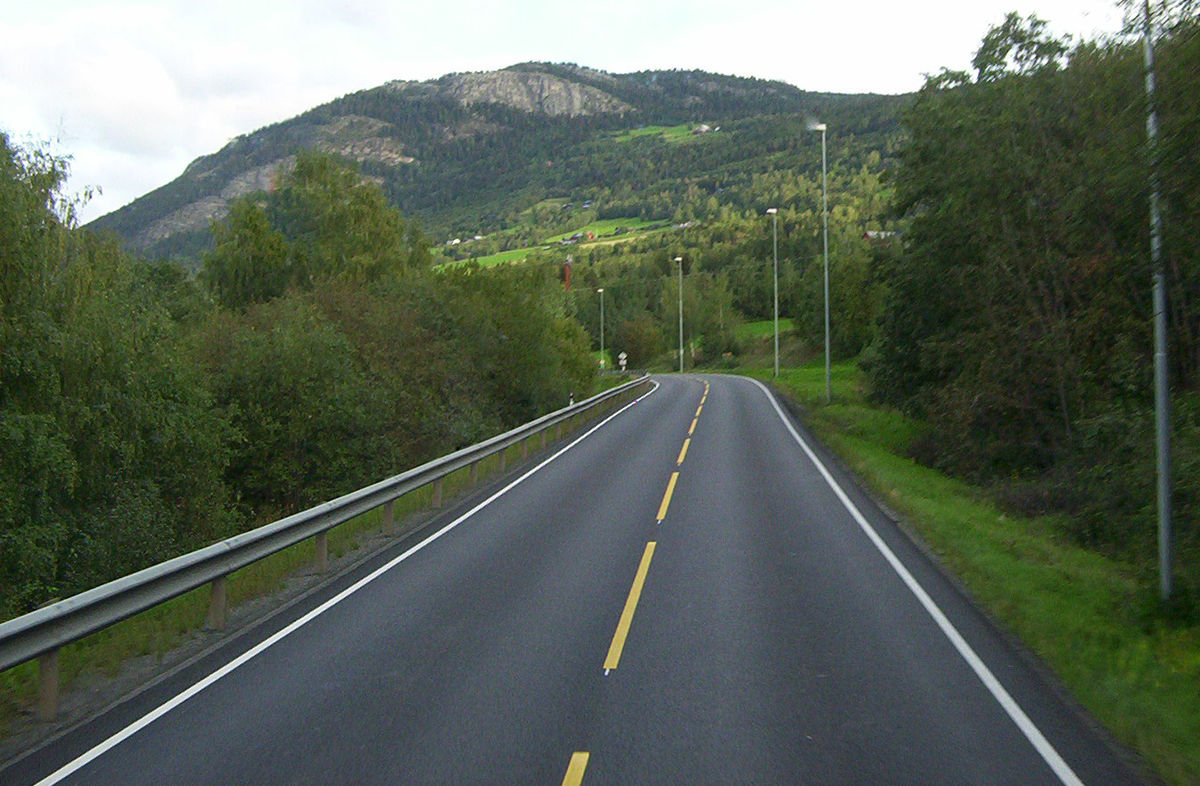
#> input picture Lane-Detection-for-ADAS-main/road.jpg, 1200 x 786 px
$ jupyter execute 'Lane_Detection_Project Part 2.ipynb'   (text cells are left out)
#> lines starting #> are read from the running program, lines starting #| are printed output that depends on the picture; after the words box and inside, x2 and y2 are one past the last pixel; in counts of white or black regions, pixels touching at a corner belong together; pictures that were not available may be replaced by others from this repository, and a replacement may not be noted
[cell 1]
import cv2

[cell 2]
import matplotlib.pyplot as plt

[cell 3]
import numpy as np

[cell 4]
def CannyEdge(image):
    gray = cv2.cvtColor(image, cv2.COLOR_RGB2GRAY)
    blur = cv2.GaussianBlur(gray, (5,5), 0)
    cannyImage = cv2.Canny(blur, 60, 180)
    return cannyImage

[cell 5]
def region_of_interest(image):
    height = image.shape[0]
    triangle = np.array([[(0, height),(600, 250),(1300, height),]], np.int32)
    mask = np.zeros_like(image)
    cv2.fillPoly(mask, triangle, 255)
    masked_image = cv2.bitwise_and(image, mask)
    return masked_image

[cell 6]
def getLines(image):
    lines = cv2.HoughLinesP(image, 0.3, np.pi/180, 100, np.array([]), minLineLength=100, maxLineGap=20)
    return lines

[cell 7]
def displayLines(image, lines):
    if lines is not None:
        for line in lines:
            x1, y1, x2, y2 = line.reshape(4) #converting to 1d array
            cv2.line(image, (x1, y1), (x2, y2), (255, 0, 0), 10)
    return image

[cell 8]
def getLineCoordinatesFromParameters(image, line_parameters):
    slope = line_parameters[0]
    intercept = line_parameters[1]
    y1 = image.shape[0]  # since line will always start from bottom of image
    y2 = int(y1 * (3.4 / 5))  # some random point at 3/5
    x1 = int((y1 - intercept) / slope)
    x2 = int((y2 - intercept) / slope)
    return np.array([x1, y1, x2, y2])

[cell 9]
def getSmoothLines(image, lines):
    left_fit = []  # will hold m,c parameters for left side lines
    right_fit = []  # will hold m,c parameters for right side lines

    for line in lines:
        x1, y1, x2, y2 = line.reshape(4)
        parameters = np.polyfit((x1, x2), (y1, y2), 1)
        slope = parameters[0]
        intercept = parameters[1]

        if slope < 0:
            left_fit.append((slope, intercept))
        else:
            right_fit.append((slope, intercept))

    left_fit_average = np.average(left_fit, axis=0)
    right_fit_average = np.average(right_fit, axis=0)

    # now we have got m,c parameters for left and right line, we need to know x1,y1 x2,y2 parameters
    left_line = getLineCoordinatesFromParameters(image, left_fit_average)
    right_line = getLineCoordinatesFromParameters(image, right_fit_average)
    return np.array([left_line, right_line])

[cell 10]
def display_lines(image, lines):
    line_image = np.zeros_like(image)
    if lines is not None:
        for line in lines:
            x1, y1, x2, y2 = line.reshape(4)
            cv2.line(line_image, (x1, y1), (x2, y2), (255, 0, 0), 10)
    return line_image

[cell 11]
image = cv2.imread('road.jpg')
#> image is the input picture: shape (786, 1200, 3); mean B, G, R 87, 99.6, 89.3
img_gray = cv2.cvtColor(image, cv2.COLOR_BGR2GRAY)

gray = cv2.cvtColor(image, cv2.COLOR_RGB2GRAY)

[cell 12]
edged_image = CannyEdge(image)
#> in CannyEdge, `cannyImage = cv2.Canny(blur, 60, 180)`:
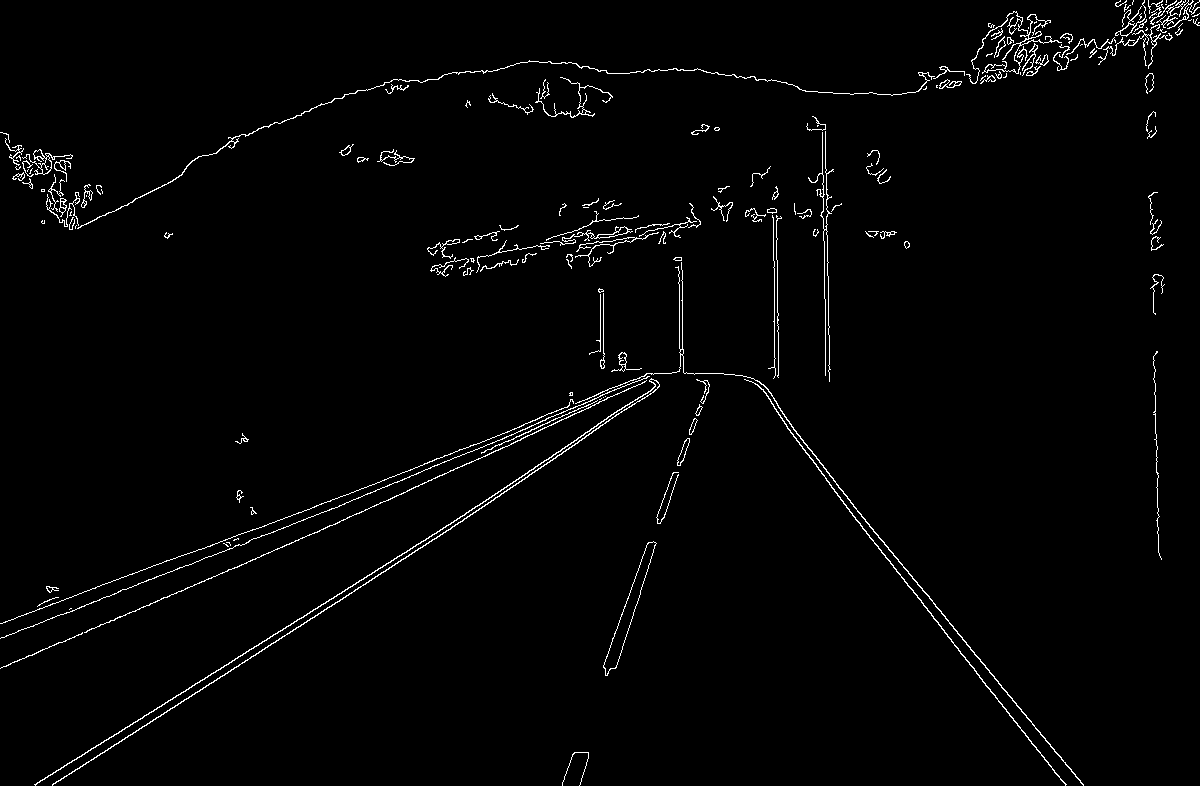
#> cannyImage: shape (786, 1200); 1.8% white in thin lines or dots

[cell 13]
roi_image = region_of_interest(edged_image)
#> in region_of_interest, `cv2.fillPoly(mask, triangle, 255)`: mask: shape (786, 1200); 36.5% white; 1 white region, box (x1, y1, x2, y2) and area: (1, 250, 1200, 786) 344464
#> in region_of_interest, `masked_image = cv2.bitwise_and(image, mask)`: masked_image: shape (786, 1200); 0.66% white in thin lines or dots, all inside (x1, y1, x2, y2) = (34, 257, 1084, 786)
plt.imshow(roi_image)

[cell 14]
lines = getLines(roi_image)
#> in getLines, `lines = cv2.HoughLinesP(image, 0.3, np.pi/180, 100, np.array([]), minL..`: lines = [[34, 784, 450, 524], [79, 768, 527, 477], [36, 784, 341, 593], [821, 473, 1060, 779]]

[cell 15]
cropped_Image = region_of_interest(edged_image)
rho = 2
theta = np.pi/180
threshold = 100
lines = cv2.HoughLinesP(cropped_Image,rho, theta, threshold, np.array ([]), minLineLength=40, maxLineGap=5)
#> lines = 32 rows, first 6: [791, 426, 850, 500], [270, 645, 335, 602], [34, 784, 456, 520], [818, 469, 1065, 785], [104, 752, 518, 483], [850, 502, 945, 616]
line_image = display_lines(image, lines)
#> the loop in display_lines, `for line in lines:` made 32 passes
#> (x1, y1, x2, y2) on passes 1 to 12: (791, 426, 850, 500), (270, 645, 335, 602), (34, 784, 456, 520), (818, 469, 1065, 785), (104, 752, 518, 483), (850, 502, 945, 616), (277, 549, 378, 504), (464, 518, 546, 464), (989, 672, 1083, 785), (525, 423, 634, 379), (385, 501, 502, 447), (329, 510, 467, 452)
plt.imshow(line_image)

[cell 16]
combo_image = cv2.addWeighted(image, 1, line_image, 1, 1)
combo_image = cv2.cvtColor(combo_image, cv2.COLOR_BGR2RGB)
plt.imshow(combo_image)

[cell 17]
cap = cv2.VideoCapture('night.mp4')
# cap = cv2.VideoCapture(0)
while(True):
    ret, frame = cap.read()
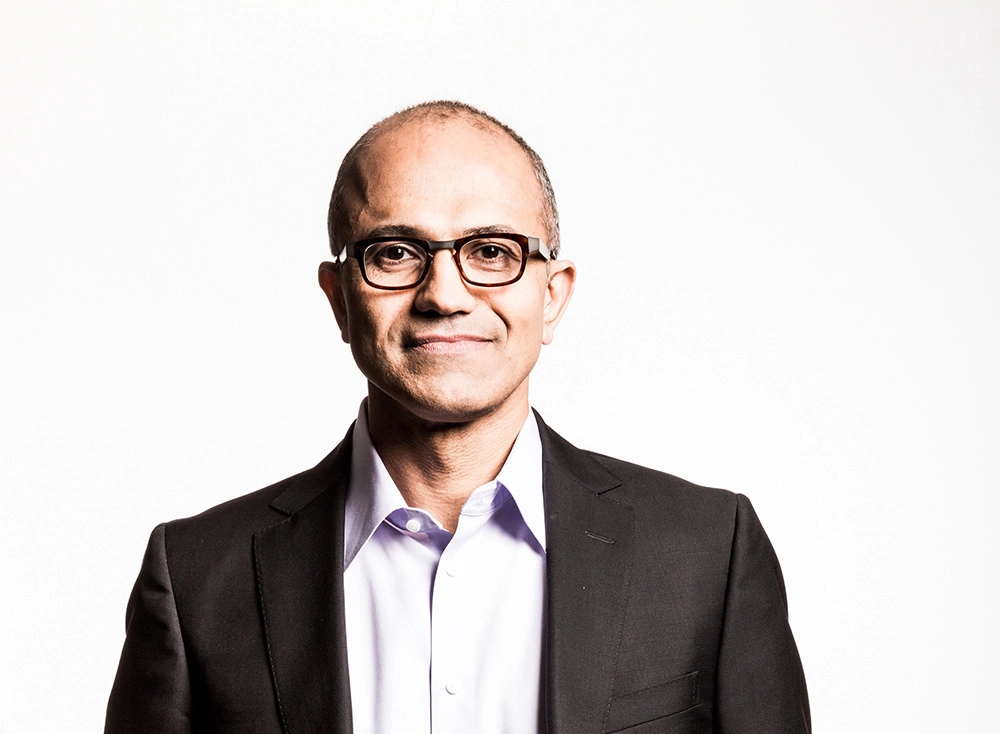
#> input picture Face-recognition-attendance-system-main/ReferenceImages/Satya Nadella.webp, 1000 x 734 px, given in place of night.mp4, which was not available
#> frame is the input picture: shape (734, 1000, 3); mean B, G, R 203.2, 204.2, 209.6
    image = frame

    edged_image = CannyEdge(image)
#> in CannyEdge (call 2), `cannyImage = cv2.Canny(blur, 60, 180)`: cannyImage: shape (734, 1000); 1.3% white in thin lines or dots, all inside (x1, y1, x2, y2) = (103, 100, 812, 734)
    roi_image = region_of_interest(edged_image)
#> in region_of_interest (call 3), `cv2.fillPoly(mask, triangle, 255)`:
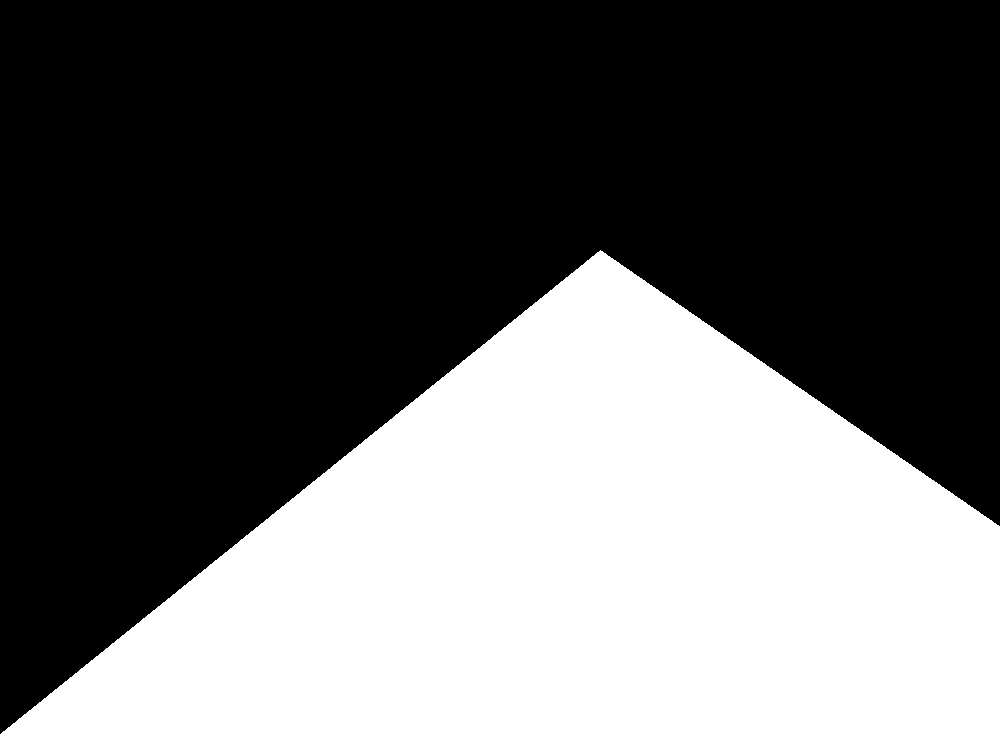
#> mask: shape (734, 1000); 38.6% white; 1 white region, box (x1, y1, x2, y2) and area: (1, 250, 1000, 734) 283416
#> in region_of_interest (call 3), `masked_image = cv2.bitwise_and(image, mask)`:
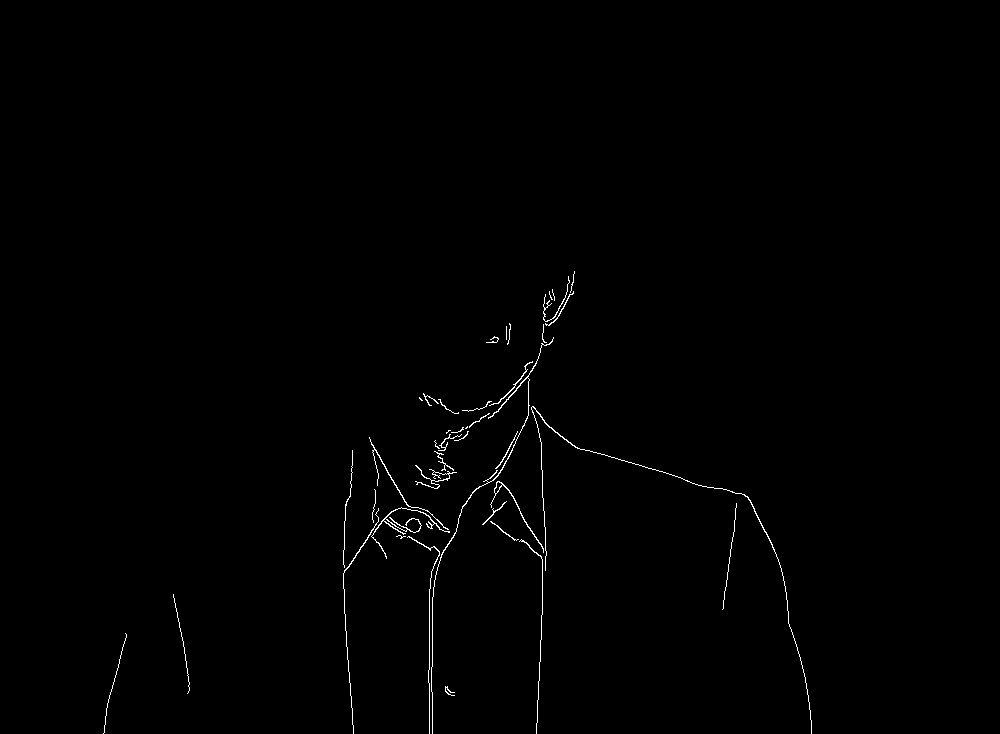
#> masked_image: shape (734, 1000); 0.57% white in thin lines or dots, all inside (x1, y1, x2, y2) = (103, 271, 812, 734)

    lines = getLines(roi_image)
#> lines = [[429, 733, 429, 589]]
    cropped_Image = region_of_interest(edged_image)

    rho = 2
    theta = np.pi/180
    threshold = 100
    lines = cv2.HoughLinesP(cropped_Image,rho, theta, threshold, np.array ([]), minLineLength=40, maxLineGap=5)
#> lines = [[432, 630, 433, 587], [429, 669, 429, 589], [589, 450, 687, 480], [369, 438, 410, 509], [722, 609, 736, 505]]
    line_image = display_lines(image, lines)
#> the loop in display_lines (call 2), `for line in lines:` made 5 passes
#> after the loop in display_lines (call 2), `for line in lines:`:
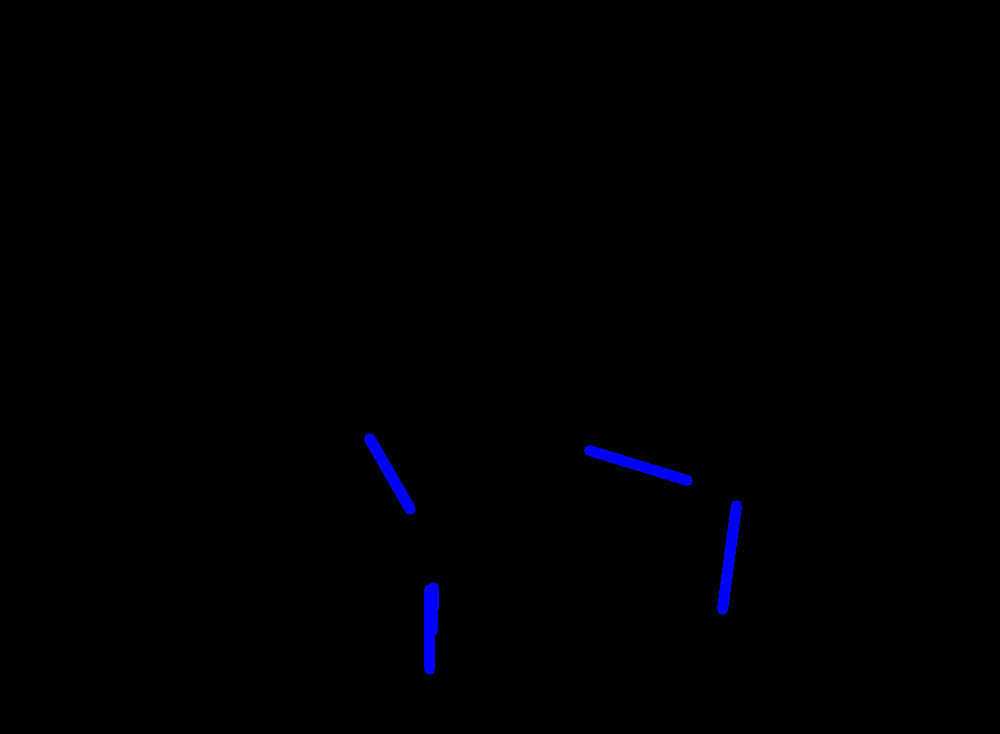
#> line_image: shape (734, 1000, 3); mean of channels 0, 1, 2 1.6, 0, 0; drawn as B, G, R

    combo_image = cv2.addWeighted(image, 1, line_image, 1, 1)
#> combo_image: shape (734, 1000, 3)
    cv2.imshow('Results',combo_image)
    if cv2.waitKey(1) & 0xFF == ord('q'):
#> (key q is pressed here)
        break
cap.release()
cv2.destroyAllWindows()
